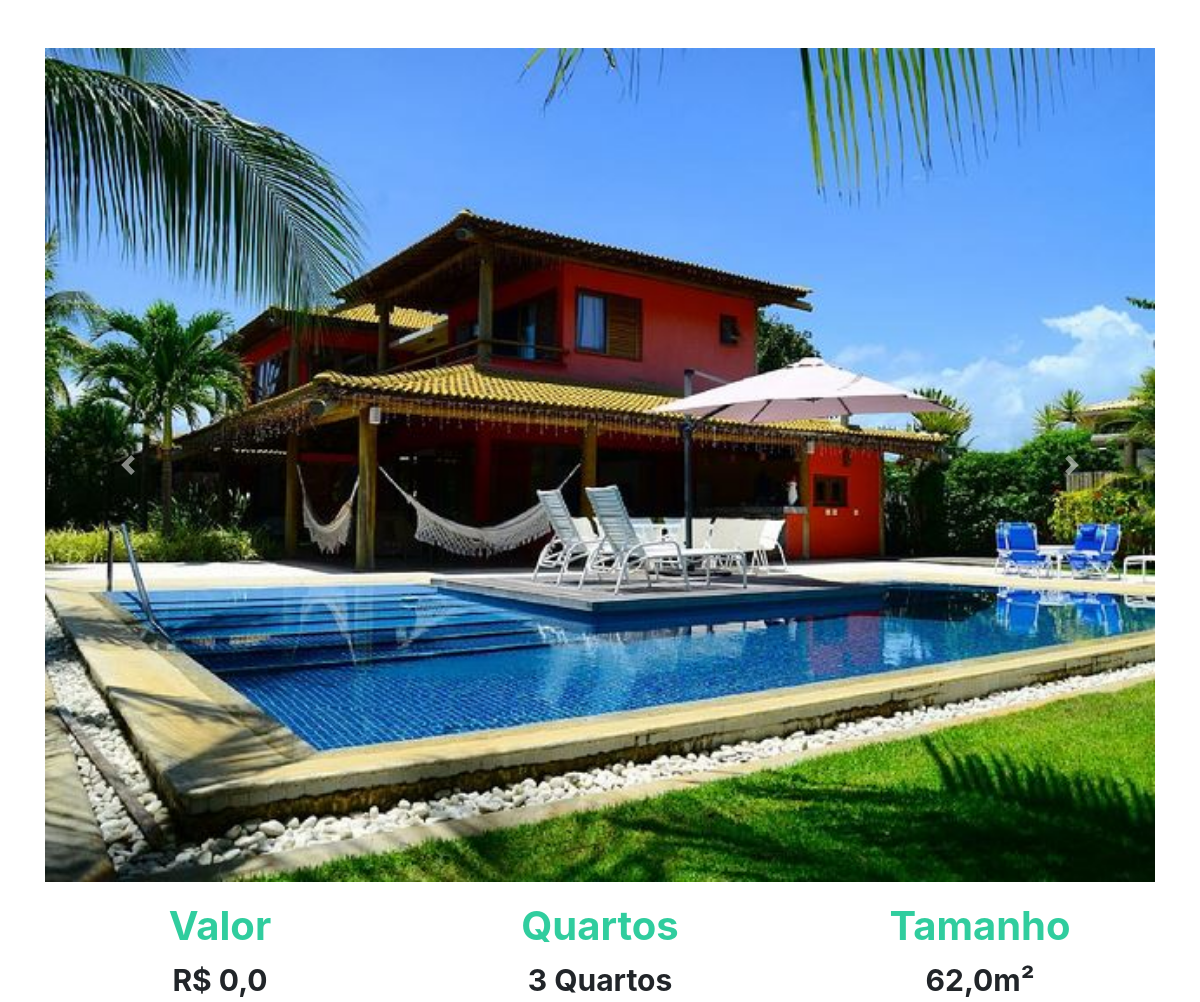
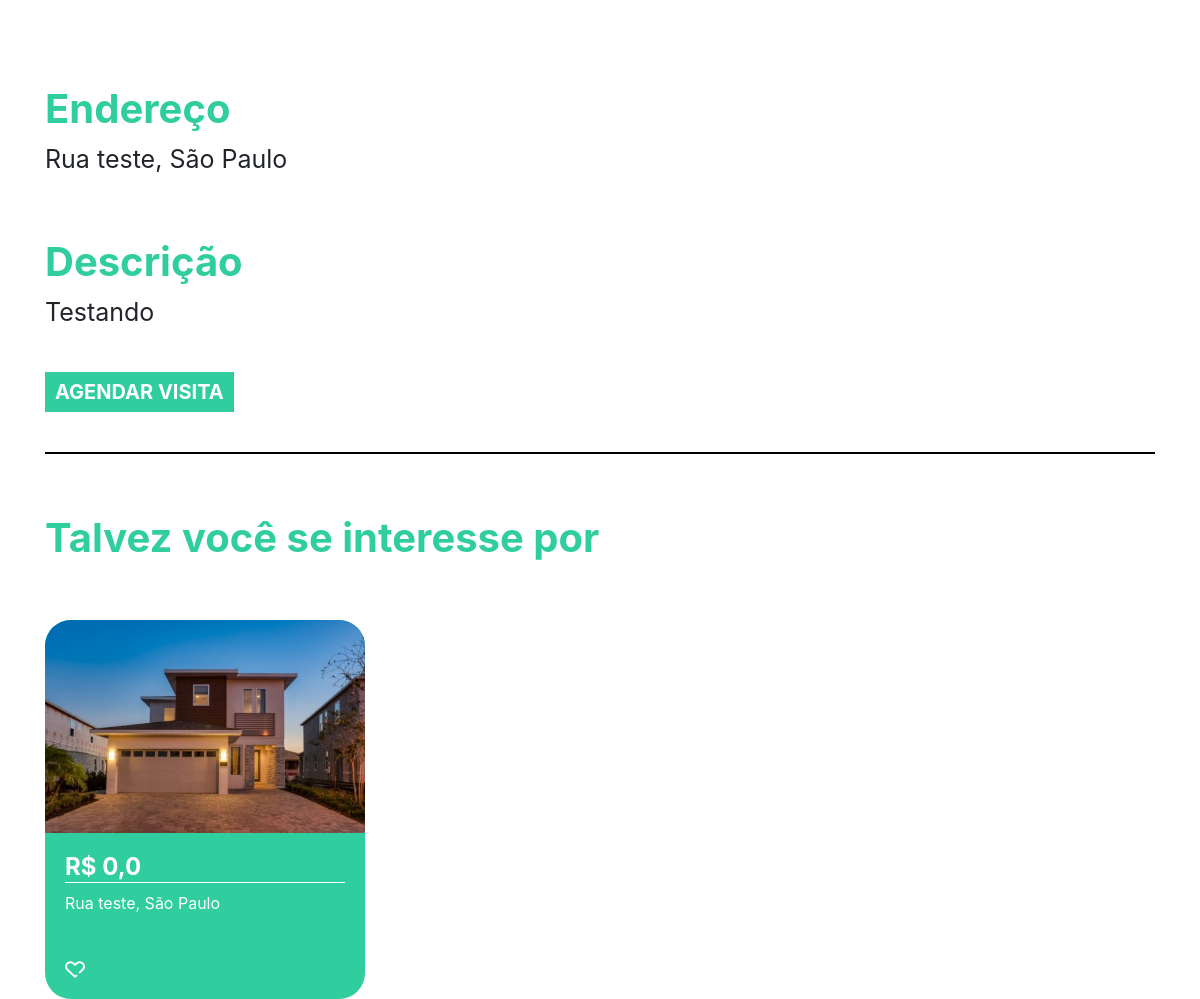
The page /imovel/1 on the database its author committed (2 pictures, top to bottom).
### plataforma/models.py (models this page shows, shortened)
class Imagem(models.Model):
    img = models.ImageField(upload_to='img')
    def __str__(self) -> str:
        return self.img.url

class Imovei(models.Model):
    choices = (('V', 'Venda'),
               ('A', 'Aluguel'))
    choices_imovel = (('A', 'Apartamento'),
                      ('C', 'Casa'))
    imagens = models.ManyToManyField(Imagem)
    valor = models.FloatField()
    quartos = models.IntegerField()
    tamanho = models.FloatField()
    cidade = models.ForeignKey(Cidade, on_delete=models.CASCADE)
    rua = models.CharField(max_length=50)
    tipo = models.CharField(max_length=1, choices=choices)
    tipo_imovel = models.CharField(max_length=1, choices=choices_imovel)
    numero = models.IntegerField()
    descricao = models.TextField()
    dias_visita = models.ManyToManyField(DiasVisita)
    horarios = models.ManyToManyField(Horario)

class Cidade(models.Model):
    nome = models.CharField(max_length=30)
    def __str__(self) -> str:
        return self.nome

### plataforma/views.py (the view)
# urls.py: path('imovel/<str:id>', views.imovel, name="imovel"),
def imovel(request, id):
    imovel = get_object_or_404(Imovei, id=id)
    sugestoes = Imovei.objects.filter(cidade=imovel.cidade).exclude(id=id)[:2]
    return render(request, 'imovel.html', {'imovel': imovel, 'sugestoes': sugestoes})

### plataforma/models.py (called while the page is built)
    def __str__(self) -> str:
        return self.dia

    def __str__(self) -> str:
        return str(self.horario)

### plataforma/templates/imovel.html (shortened to what this page needs)
{% extends 'base.html' %}
{% load static %}
{% block 'head' %}
<link rel="stylesheet" href="{% static 'plataforma/css/home.css' %}">
{% endblock  %}
{% block 'body' %}
    <div style="text-align: center" class="container">
        <br>
        <br>
        <div id="carouselExampleControls" class="carousel slide" data-ride="carousel">
            <div class="carousel-inner">
                {% for img in imovel.imagens.all  %}
                    <div class="carousel-item {% if forloop.first %} active {% endif %}" >
                        <img class="d-block w-100" src="{{img}}" alt="First slide">
                    </div>
                {% endfor %}
            </div>
        <a class="carousel-control-prev" href="#carouselExampleControls" role="button" data-slide="prev">
            <span class="carousel-control-prev-icon" aria-hidden="true"></span>
        </a>
        <a class="carousel-control-next" href="#carouselExampleControls" role="button" data-slide="next">
            <span class="carousel-control-next-icon" aria-hidden="true"></span>
        </a>
    </div>
        <div class="row">
            <div class="col-md">
                <h3 class="titulo_especificacao">Valor</h3>
                <p class="especificacao">R$ {{imovel.valor}}</p>
            </div>
            <div class="col-md">
                <h3 class="titulo_especificacao">Quartos</h3>
                <p class="especificacao">{{imovel.quartos}} Quartos</p>
            </div>
            <div class="col-md">
                <h3 class="titulo_especificacao">Tamanho</h3>
                <p class="especificacao">{{imovel.tamanho}}m²</p>
            </div>
        </div>
        <br>
        <br>
        <div style="text-align: left">
            <h3 class="titulo_especificacao">Endereço</h3>
            <p class="especificacao_endereco">{{imovel.rua}}, {{imovel.cidade }}</p>
        </div>
        <br>
        <div style="text-align: left">
            <h3 class="titulo_especificacao">Descrição</h3>
            <p class="especificacao_endereco">{{imovel.descricao}}</p>
            <br>
            <button class="btn_agendar_visita" data-toggle="modal" data-target="#exampleModal">AGENDAR VISITA</button>
            <br>
            <br>
        </div>
        <hr style="border: 1px solid black">
        <br>
        <div class="div_possivel_interesse">
            <h3 class="titulo_especificacao">Talvez você se interesse por</h3>
            <div class="row">
                {% for sugestao in sugestoes %}
                    <div class="col-md cont">
                        <div class="card_imovel">
                            <img class="img_capa_imovel" src="{{sugestao.imagens.all.0.img.url}}">
                            <div class="informacoes_imoveis">
                            <a class="a_none" href="{% url 'imovel' sugestao.id %}"><h4 class="valor">R$ {{sugestao.valor}}</h4></a>
                            <p>{{sugestao.rua}}, {{sugestao.cidade}}</p>
                            <br>
                            <img width="7%" src="{% static 'plataforma/img/heart.png' %}">
                            </div>
                        </div>
                    </div>
                {% endfor %}
            </div>
        </div>
    </div>
{% endblock  %}

### templates/static/plataforma/css/home.css (style rules this page uses)
.card_imovel { background-color: #30CD9E; width: 20rem; margin-top: 50px; border-radius: 26px; }
.img_capa_imovel { width: 100%; border-top-left-radius: 26px; border-top-right-radius: 26px; }
.informacoes_imoveis { padding: 20px; color: white; }
.valor { font-weight: bold; border-bottom: 1px solid white; }
.a_none { color: white; }
.titulo_especificacao { color: #30CD9E; font-weight: bold; margin-top: 20px; font-size: 40px; }
.especificacao { font-size: 30px; font-weight: bold; }
.especificacao_endereco { font-size: 25px; }
.btn_agendar_visita { border: none; background-color: #30CD9E; color: white; font-weight: bold; font-size: 20px; padding: 5px 10px 5px 10px; }
.div_possivel_interesse { text-align: left; }

### rows shown on the page
Imagem: img (picture)
Imovei: valor "0,0", quartos "3", tamanho "62,0", rua "Rua teste", cidade "São Paulo", descricao "Testando"
Imovei: imagens.all.0.img (picture), valor "0,0", rua "Rua teste", cidade "São Paulo"
